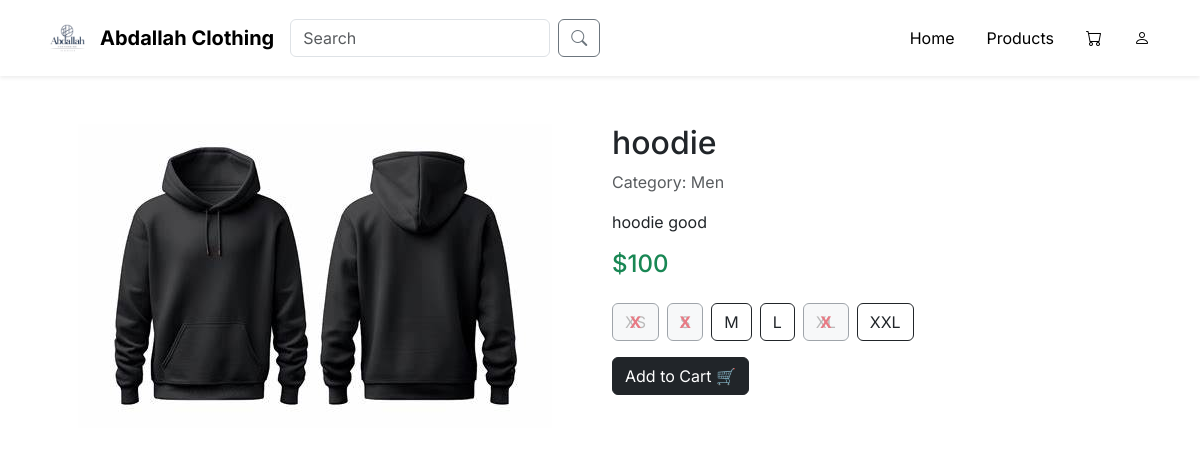
The page /product.php?id=4 on the database its author committed.
### tables this page shows
CREATE TABLE `products` (
  `id` int(11) NOT NULL,
  `name` varchar(100) NOT NULL,
  `price` float NOT NULL,
  `description` text DEFAULT NULL,
  `image` varchar(255) DEFAULT NULL,
  `category_id` int(11) DEFAULT NULL,
  `stock_xs` int(11) NOT NULL DEFAULT 0,
  `stock_s` int(11) NOT NULL DEFAULT 0,
  `stock_m` int(11) NOT NULL DEFAULT 0,
  `stock_l` int(11) NOT NULL DEFAULT 0,
  `stock_xl` int(11) NOT NULL DEFAULT 0,
  `stock_xxl` int(11) NOT NULL DEFAULT 0
);

CREATE TABLE `categories` (
  `id` int(11) NOT NULL,
  `name` varchar(50) NOT NULL
);

### product.php (the view, shortened to what this page needs)
<?php
include 'db.php';
$id = (int) $_GET['id'];
$stmt = mysqli_prepare($conn, "SELECT products.*, categories.name AS catname FROM products JOIN categories ON products.category_id = categories.id WHERE products.id = ?");
mysqli_stmt_bind_param($stmt, 'i', $id);
mysqli_stmt_execute($stmt);
$result = mysqli_stmt_get_result($stmt);
$product = mysqli_fetch_assoc($result);
$sizes = ['XS','S','M','L','XL','XXL'];
$stock_stmt = mysqli_prepare($conn, "SELECT size, quantity FROM product_sizes WHERE product_id = ?");
mysqli_stmt_bind_param($stock_stmt, 'i', $id);
mysqli_stmt_execute($stock_stmt);
$stock_res = mysqli_stmt_get_result($stock_stmt);
$stock_data = [];
while ($row = mysqli_fetch_assoc($stock_res)) {
    $stock_data[$row['size']] = $row['quantity'];
}
?>
<!DOCTYPE html>
<html>
<?php include 'head.php'; ?>
<?php include 'navbar.php'; ?>
<body>
<div class="container py-5">
  <div class="row">
    <div class="col-md-6 text-center">
      <img src="uploads/<?php echo htmlspecialchars($product['image'], ENT_QUOTES, 'UTF-8'); ?>" alt="<?php echo htmlspecialchars($product['name'], ENT_QUOTES, 'UTF-8'); ?>" class="img-fluid product-detail-img">
    </div>
    <div class="col-md-6">
      <h2><?php echo htmlspecialchars($product['name'], ENT_QUOTES, 'UTF-8'); ?></h2>
      <p class="text-muted">Category: <?php echo htmlspecialchars($product['catname'], ENT_QUOTES, 'UTF-8'); ?></p>
      <p><?php echo htmlspecialchars($product['description'], ENT_QUOTES, 'UTF-8'); ?></p>
      <p class="h4 text-success mb-4">$<?php echo htmlspecialchars($product['price'], ENT_QUOTES, 'UTF-8'); ?></p>
      <form action="add_to_cart.php" method="POST">
        <div class="mb-3 d-flex flex-wrap gap-2">
<?php
foreach ($sizes as $sz) {
    $qty = $stock_data[$sz] ?? 0;
    $disabled = $qty == 0 ? 'disabled' : '';
    $class = $qty == 0 ? 'btn-outline-secondary' : 'btn-outline-dark';
    echo "          <button type='button' class='btn $class size-btn' data-product='$id' data-size='$sz' $disabled>$sz</button>\n";
}
?>
        </div>
        <button type="submit" class="btn btn-dark">Add to Cart 🛒</button>
      </form>
    </div>
  </div>
</div>
</body>
</html>

### assets/css/style.css (style rules this page uses)
:root { --primary-color: #f26b3a; --secondary-color: #005662; --light-color: #ffffff; }
body { font-family: 'Inter', sans-serif; background-color: #ffffff; min-height: 100vh; display: flex; flex-direction: column; }
.product-detail-img { max-height: 400px; object-fit: cover; }
.size-btn[disabled] { position: relative; background-color: #f4f5f7; color: #969696; box-shadow: none; }
.size-btn[disabled]::after { content: "X"; position: absolute; top: 50%; left: 50%; transform: translate(-50%, -50%); font-weight: bold; color: #dc3545; pointer-events: none; }

### rows shown on the page
products: image+name (picture), name "hoodie", category.name "Men", description "hoodie good", price "100"

### other values the page prints
$sz "XS"
$sz "S"
$sz "M"
$sz "L"
$sz "XL"
$sz "XXL"
